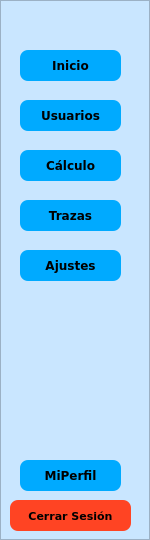
           <widget class="QFrame" name="frame_control">
            <property name="minimumSize">
             <size>
              <width>150</width>
              <height>0</height>
             </size>
            </property>
            <property name="maximumSize">
             <size>
              <width>0</width>
              <height>16777215</height>
             </size>
            </property>
            <property name="styleSheet">
             <string notr="true">QFrame{
background-color: rgb(201, 230, 255);
}

QPushButton{
background-color: rgb(0, 170, 255);
border-radius:8px;
}

QPushButton:hover{
background-color: rgb(0, 196, 255);
border-top-left-radius:12px;
border-bottom-left-radius:12px;

}</string>
            </property>
            <property name="frameShape">
             <enum>QFrame::StyledPanel</enum>
            </property>
            <property name="frameShadow">
             <enum>QFrame::Raised</enum>
            </property>
            <widget class="QPushButton" name="button_MiPerfil">
             <property name="geometry">
              <rect>
               <x>20</x>
               <y>460</y>
               <width>101</width>
               <height>31</height>
              </rect>
             </property>
             <property name="font">
              <font>
               <family>Verdana</family>
               <pointsize>9</pointsize>
               <weight>75</weight>
               <bold>true</bold>
              </font>
             </property>
             <property name="text">
              <string>MiPerfil</string>
             </property>
             <property name="icon">
              <iconset>
               <normaloff>login.png</normaloff>login.png</iconset>
             </property>
             <property name="iconSize">
              <size>
               <width>30</width>
               <height>30</height>
              </size>
             </property>
            </widget>
            <widget class="QPushButton" name="button_Usuarios">
             <property name="geometry">
              <rect>
               <x>20</x>
               <y>100</y>
               <width>101</width>
               <height>31</height>
              </rect>
             </property>
             <property name="font">
              <font>
               <family>Verdana</family>
               <pointsize>9</pointsize>
               <weight>75</weight>
               <bold>true</bold>
              </font>
             </property>
             <property name="text">
              <string>Usuarios</string>
             </property>
             <property name="icon">
              <iconset>
               <normaloff>pngwing.com(2).png</normaloff>pngwing.com(2).png</iconset>
             </property>
             <property name="iconSize">
              <size>
               <width>30</width>
               <height>30</height>
              </size>
             </property>
            </widget>
            <widget class="QPushButton" name="button_Inicio">
             <property name="geometry">
              <rect>
               <x>20</x>
               <y>50</y>
               <width>101</width>
               <height>31</height>
              </rect>
             </property>
             <property name="font">
              <font>
               <family>Verdana</family>
               <pointsize>9</pointsize>
               <weight>75</weight>
               <bold>true</bold>
              </font>
             </property>
             <property name="text">
              <string>Inicio</string>
             </property>
             <property name="icon">
              <iconset>
               <normaloff>inicio.png</normaloff>inicio.png</iconset>
             </property>
             <property name="iconSize">
              <size>
               <width>30</width>
               <height>30</height>
              </size>
             </property>
            </widget>
            <widget class="QPushButton" name="button_Calculo">
             <property name="geometry">
              <rect>
               <x>20</x>
               <y>150</y>
               <width>101</width>
               <height>31</height>
              </rect>
             </property>
             <property name="font">
              <font>
               <family>Verdana</family>
               <pointsize>9</pointsize>
               <weight>75</weight>
               <bold>true</bold>
              </font>
             </property>
             <property name="text">
              <string>Cálculo</string>
             </property>
             <property name="icon">
              <iconset>
               <normaloff>pngwing.com(1).png</normaloff>pngwing.com(1).png</iconset>
             </property>
             <property name="iconSize">
              <size>
               <width>30</width>
               <height>30</height>
              </size>
             </property>
            </widget>
            <widget class="QPushButton" name="button_Trazas">
             <property name="geometry">
              <rect>
               <x>20</x>
               <y>200</y>
               <width>101</width>
               <height>31</height>
              </rect>
             </property>
             <property name="font">
              <font>
               <family>Verdana</family>
               <pointsize>9</pointsize>
               <weight>75</weight>
               <bold>true</bold>
              </font>
             </property>
             <property name="text">
              <string>Trazas</string>
             </property>
             <property name="icon">
              <iconset>
               <normaloff>pngwing.com(3).png</normaloff>pngwing.com(3).png</iconset>
             </property>
             <property name="iconSize">
              <size>
               <width>30</width>
               <height>30</height>
              </size>
             </property>
            </widget>
            <widget class="QPushButton" name="button_CerrarS">
             <property name="geometry">
              <rect>
               <x>10</x>
               <y>500</y>
               <width>121</width>
               <height>31</height>
              </rect>
             </property>
             <property name="font">
              <font>
               <family>Verdana</family>
               <pointsize>8</pointsize>
               <weight>75</weight>
               <bold>true</bold>
              </font>
             </property>
             <property name="styleSheet">
              <string notr="true">QPushButton{
background-color: rgb(255, 68, 35);
border-radius:8px;
}

QPushButton:hover{
background-color: rgb(255, 96, 96);
border-top-left-radius:12px;
border-bottom-left-radius:12px;

}</string>
             </property>
             <property name="text">
              <string>Cerrar Sesión</string>
             </property>
             <property name="icon">
              <iconset>
               <normaloff>exit-svgrepo-com.png</normaloff>exit-svgrepo-com.png</iconset>
             </property>
             <property name="iconSize">
              <size>
               <width>25</width>
               <height>25</height>
              </size>
             </property>
            </widget>
            <widget class="QPushButton" name="button_Ajustes">
             <property name="geometry">
              <rect>
               <x>20</x>
               <y>250</y>
               <width>101</width>
               <height>31</height>
              </rect>
             </property>
             <property name="font">
              <font>
               <family>Verdana</family>
               <pointsize>9</pointsize>
               <weight>75</weight>
               <bold>true</bold>
              </font>
             </property>
             <property name="text">
              <string>Ajustes</string>
             </property>
             <property name="icon">
              <iconset>
               <normaloff>ajustes.png</normaloff>ajustes.png</iconset>
             </property>
             <property name="iconSize">
              <size>
               <width>30</width>
               <height>30</height>
              </size>
             </property>
            </widget>
           </widget>
